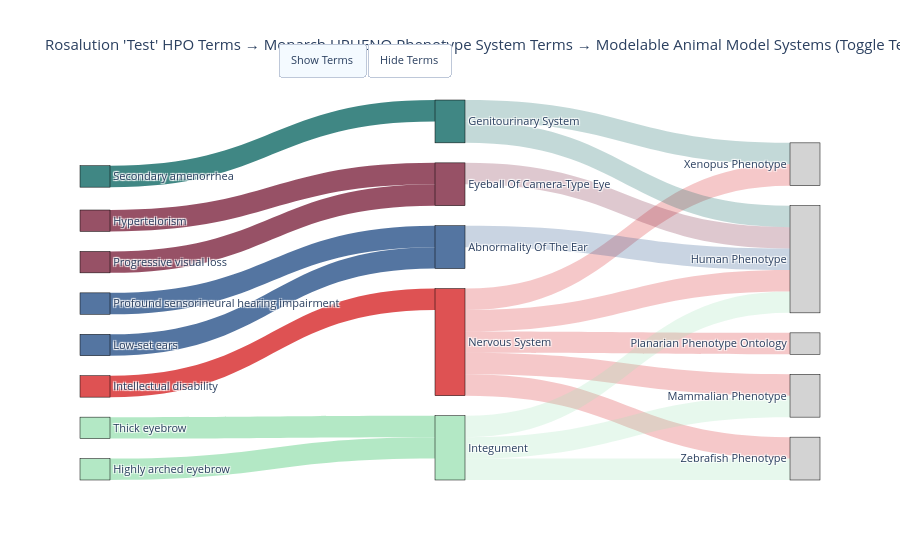

The notebook cell saved with this chart:
### Markdown cell above
## For Rosalution Test, queries Monarch's Neo4j Graph Database with Rosalution 'Test' hpo terms

### Code cell
from core.api.monarch import RosalutionMonarch
from core.visualization.phenotype import sankey_phenotype_system_modelsystem, sankey_homologous_phenotypes_and_modelsystem, sankey_homologous_phenotypes_and_modelsystem_close_only

test_descriptive_hpo_terms = rosalution_test_example.get_analysis_descriptive_hpo_terms()

with RosalutionMonarch(rosalution_test_example) as monarch_rosalutiontest:
    test_orthologous_phenotype_systems = monarch_rosalutiontest.rosalution_orthologous_phenotypic_systems()
    test_homologous_phenotypic_terms =  monarch_rosalutiontest.rosalution_homologous_phenotypic_terms()

    print(test_descriptive_hpo_terms)
    print(test_orthologous_phenotype_systems)
    print(test_homologous_phenotypic_terms)

    test_hpo_terms_within_systems = sankey_phenotype_system_modelsystem(test_orthologous_phenotype_systems, "Test")
    test_hpo_terms_within_systems.show()
    test_hpo_terms_within_systems.write_html("./plots/test-phenotype-to-system-terms.html")

    sankey_example_plot = sankey_homologous_phenotypes_and_modelsystem(test_homologous_phenotypic_terms, "Test")
    sankey_example_plot.show()

    closest_example_plot = sankey_homologous_phenotypes_and_modelsystem_close_only(test_homologous_phenotypic_terms, "Test")
    closest_example_plot.show()
    closest_example_plot.write_html("./plots/test-phenotype-to-homologus-terms.html")

### Figure 1 — Plotly figure (JSON) as saved in the notebook; plotly's stock layout.template omitted (floating-point values rounded to 4 significant figures)
{"data": [{"link": {"color": ["rgba(214,39,40,0.8)", "rgba(160,227,183,0.8)", "rgba(160,227,183,0.8)", "rgba(126,38,64,0.8)", "rgba(126,38,64,0.8)", "rgba(42,83,138,0.8)", "rgba(42,83,138,0.8)", "rgba(17,105,102,0.8)", "rgba(214,39,40,0.25)", "rgba(214,39,40,0.25)", "rgba(214,39,40,0.25)", "rgba(214,39,40,0.25)", "rgba(214,39,40,0.25)", "rgba(160,227,183,0.25)", "rgba(160,227,183,0.25)", "rgba(160,227,183,0.25)", "rgba(126,38,64,0.25)", "rgba(42,83,138,0.25)", "rgba(17,105,102,0.25)", "rgba(17,105,102,0.25)"], "source": [7, 8, 1, 3, 6, 17, 15, 9, 16, 16, 16, 16, 16, 12, 12, 12, 4, 10, 14, 14], "target": [16, 12, 12, 4, 4, 10, 10, 14, 0, 11, 2, 5, 13, 5, 13, 2, 5, 5, 0, 5], "value": [1, 1, 1, 1, 1, 1, 1, 1, 1, 1, 1, 1, 1, 1, 1, 1, 1, 1, 1, 1]}, "node": {"color": ["lightgray", "rgba(160,227,183,0.8)", "lightgray", "rgba(126,38,64,0.8)", "rgba(126,38,64,0.8)", "lightgray", "rgba(126,38,64,0.8)", "rgba(214,39,40,0.8)", "rgba(160,227,183,0.8)", "rgba(17,105,102,0.8)", "rgba(42,83,138,0.8)", "lightgray", "rgba(160,227,183,0.8)", "lightgray", "rgba(17,105,102,0.8)", "rgba(42,83,138,0.8)", "rgba(214,39,40,0.8)", "rgba(42,83,138,0.8)"], "hovertemplate": "%{label}<extra></extra>", "label": ["Xenopus Phenotype", "Thick eyebrow", "Mammalian Phenotype", "Hypertelorism", "Eyeball Of Camera-Type Eye", "Human Phenotype", "Progressive visual loss", "Intellectual disability", "Highly arched eyebrow", "Secondary amenorrhea", "Abnormality Of The Ear", "Planarian Phenotype Ontology", "Integument", "Zebrafish Phenotype", "Genitourinary System", "Profound sensorineural hearing impairment", "Nervous System", "Low-set ears"], "line": {"color": "black", "width": 0.5}, "pad": 20, "thickness": 30, "x": [1, 0, 1, 0, 0.5, 1, 0, 0, 0, 0, 0.5, 1, 0.5, 1, 0.5, 0, 0.5, 0]}, "type": "sankey"}], "layout": {"font": {"size": 11}, "title": {"text": "Rosalution 'Test' HPO Terms → Monarch UPHENO Phenotype System Terms → Modelable Animal Model Systems (Toggle Terms On/Off)"}, "updatemenus": [{"buttons": [{"args": [{"link": {"color": ["rgba(214,39,40,0.8)", "rgba(160,227,183,0.8)", "rgba(160,227,183,0.8)", "rgba(126,38,64,0.8)", "rgba(126,38,64,0.8)", "rgba(42,83,138,0.8)", "rgba(42,83,138,0.8)", "rgba(17,105,102,0.8)", "rgba(214,39,40,0.25)", "rgba(214,39,40,0.25)", "rgba(214,39,40,0.25)", "rgba(214,39,40,0.25)", "rgba(214,39,40,0.25)", "rgba(160,227,183,0.25)", "rgba(160,227,183,0.25)", "rgba(160,227,183,0.25)", "rgba(126,38,64,0.25)", "rgba(42,83,138,0.25)", "rgba(17,105,102,0.25)", "rgba(17,105,102,0.25)"], "source": [7, 8, 1, 3, 6, 17, 15, 9, 16, 16, 16, 16, 16, 12, 12, 12, 4, 10, 14, 14], "target": [16, 12, 12, 4, 4, 10, 10, 14, 0, 11, 2, 5, 13, 5, 13, 2, 5, 5, 0, 5], "value": [1, 1, 1, 1, 1, 1, 1, 1, 1, 1, 1, 1, 1, 1, 1, 1, 1, 1, 1, 1]}, "node": {"color": ["lightgray", "rgba(160,227,183,0.8)", "lightgray", "rgba(126,38,64,0.8)", "rgba(126,38,64,0.8)", "lightgray", "rgba(126,38,64,0.8)", "rgba(214,39,40,0.8)", "rgba(160,227,183,0.8)", "rgba(17,105,102,0.8)", "rgba(42,83,138,0.8)", "lightgray", "rgba(160,227,183,0.8)", "lightgray", "rgba(17,105,102,0.8)", "rgba(42,83,138,0.8)", "rgba(214,39,40,0.8)", "rgba(42,83,138,0.8)"], "hovertemplate": "%{label}<extra></extra>", "label": ["Xenopus Phenotype", "Thick eyebrow", "Mammalian Phenotype", "Hypertelorism", "Eyeball Of Camera-Type Eye", "Human Phenotype", "Progressive visual loss", "Intellectual disability", "Highly arched eyebrow", "Secondary amenorrhea", "Abnormality Of The Ear", "Planarian Phenotype Ontology", "Integument", "Zebrafish Phenotype", "Genitourinary System", "Profound sensorineural hearing impairment", "Nervous System", "Low-set ears"], "line": {"color": "black", "width": 0.5}, "pad": 20, "thickness": 30, "x": [1, 0, 1, 0, 0.5, 1, 0, 0, 0, 0, 0.5, 1, 0.5, 1, 0.5, 0, 0.5, 0]}}], "label": "Show Terms", "method": "update"}, {"args": [{"link": {"color": ["rgba(214,39,40,0.25)", "rgba(214,39,40,0.25)", "rgba(214,39,40,0.25)", "rgba(214,39,40,0.25)", "rgba(214,39,40,0.25)", "rgba(160,227,183,0.25)", "rgba(160,227,183,0.25)", "rgba(160,227,183,0.25)", "rgba(126,38,64,0.25)", "rgba(42,83,138,0.25)", "rgba(17,105,102,0.25)", "rgba(17,105,102,0.25)"], "source": [9, 9, 9, 9, 9, 7, 7, 7, 2, 6, 8, 8], "target": [0, 5, 1, 3, 4, 3, 4, 1, 3, 3, 0, 3], "value": [1, 1, 1, 1, 1, 1, 1, 1, 1, 1, 1, 1]}, "node": {"color": ["lightgray", "lightgray", "rgba(126,38,64,0.8)", "lightgray", "lightgray", "lightgray", "rgba(42,83,138,0.8)", "rgba(160,227,183,0.8)", "rgba(17,105,102,0.8)", "rgba(214,39,40,0.8)"], "hovertemplate": "%{label}<extra></extra>", "label": ["Xenopus Phenotype", "Mammalian Phenotype", "Eyeball Of Camera-Type Eye", "Human Phenotype", "Zebrafish Phenotype", "Planarian Phenotype Ontology", "Abnormality Of The Ear", "Integument", "Genitourinary System", "Nervous System"], "line": {"color": "black", "width": 0.5}, "pad": 20, "thickness": 30, "x": null}}], "label": "Hide Terms", "method": "update"}], "direction": "right", "showactive": true, "type": "buttons", "x": 0.5, "y": 1.15}]}}
